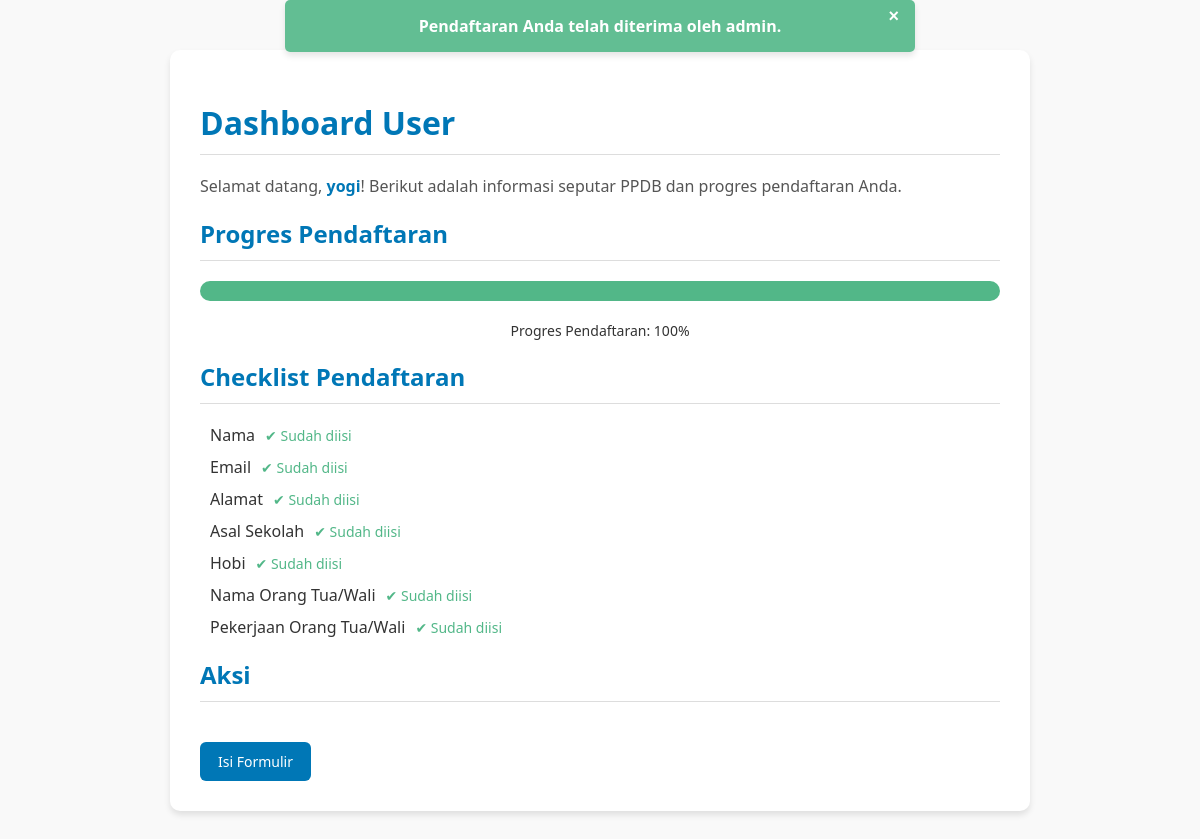
Page /dashboard_user/5 on the earlier database version.
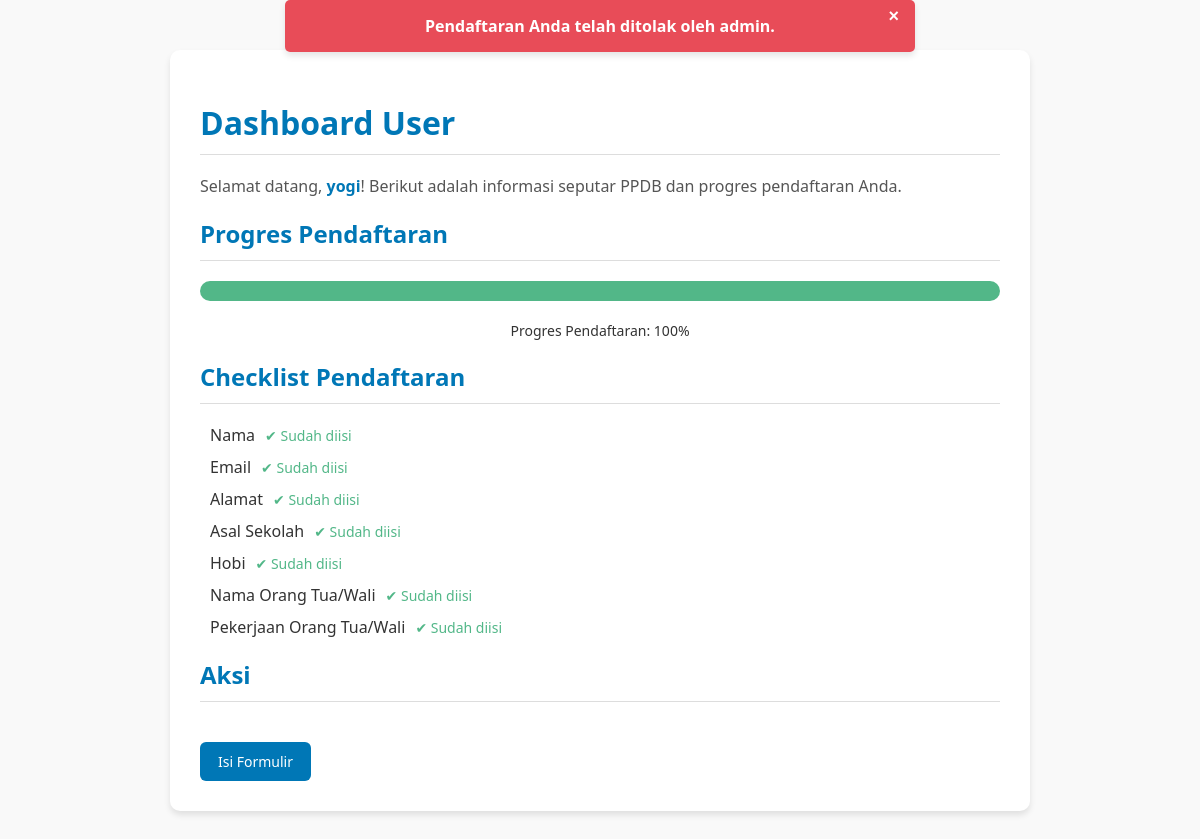
Same page on the later database version.
### models.py (models this page shows)
class Notification(db.Model):
    id = db.Column(db.Integer, primary_key=True)
    user_id = db.Column(db.Integer, db.ForeignKey('user.id'), nullable=False)  # Relasi ke tabel User
    message = db.Column(db.String(255), nullable=False)  # Pesan notifikasi
    is_read = db.Column(db.Boolean, default=False)  # Status apakah notifikasi sudah dibaca
    created_at = db.Column(db.DateTime, default=datetime.utcnow)  # Waktu notifikasi dibuat
    user = db.relationship('User', backref=db.backref('notifications', lazy=True))

class User(db.Model):
    id = db.Column(db.Integer, primary_key=True)
    name = db.Column(db.String(100), nullable=False)
    email = db.Column(db.String(100), unique=True, nullable=False)
    password = db.Column(db.String(100), nullable=False)
    status = db.Column(db.String(20), default='Pending')  # Pending, Approved, Rejected
    school = db.Column(db.String(100), nullable=True)  # Asal sekolah
    address = db.Column(db.String(200), nullable=True)  # Alamat
    birth_date = db.Column(db.Date, nullable=True)  # Tanggal lahir
    phone = db.Column(db.String(15), nullable=True)  # Nomor telepon
    gender = db.Column(db.String(20), nullable=True)  # Jenis kelamin
    hobby = db.Column(db.String(200), nullable=True)  # Hobi
    parent_name = db.Column(db.String(100), nullable=True)  # Nama orang tua/wali
    parent_job = db.Column(db.String(100), nullable=True)  # Pekerjaan orang tua/wali
    created_at = db.Column(db.DateTime, default=datetime.utcnow)  # Waktu pendaftaran

### app.py (the view)
@app.route('/dashboard_user/<int:user_id>', methods=['GET', 'POST'])
def dashboard_user(user_id):
    user = User.query.get(user_id)
    if not user:
        flash('User tidak ditemukan.')
        return redirect(url_for('index'))
    total_fields = 7  # Total field yang harus diisi
    filled_fields = sum([
        bool(user.name),
        bool(user.email),
        bool(user.address),
        bool(user.school),
        bool(user.hobby),
        bool(user.parent_name),
        bool(user.parent_job)
    ])
    progress = int((filled_fields / total_fields) * 100)
    notification = Notification.query.filter_by(user_id=user.id).order_by(Notification.id.desc()).first()
    return render_template('dashboard_user.html', user=user, progress=progress, notification=notification)

### templates/dashboard_user.html (shortened to what this page needs)
<!DOCTYPE html>
<html>
<head>
    <link rel="stylesheet" type="text/css" href="{{ url_for('static', filename='css/user.css') }}">
</head>
<body>
    {% if notification %}
    <div id="notification" class="notification {{ 'success' if 'diterima' in notification.message.lower() else 'error' }}">
        <button class="close-btn" onclick="closeNotification()">×</button>
        {{ notification.message }}
    </div>
    {% endif %}
    <div class="container">
        <h1>Dashboard User</h1>
        <p>Selamat datang, <strong>{{ user.name }}</strong>! Berikut adalah informasi seputar PPDB dan progres pendaftaran Anda.</p>
        <h2>Progres Pendaftaran</h2>
        <div class="progress-container">
            <div class="progress-bar" style="width: {{ progress }}%;"></div>
        </div>
        <div class="progress-label">
            Progres Pendaftaran: {{ progress }}%
        </div>
        <h2>Checklist Pendaftaran</h2>
        <div class="checklist">
            <div class="checklist-item">
                <span>Nama</span>
                <span class="status {{ 'complete' if user.name else 'incomplete' }}">
                    {{ '✔ Sudah diisi' if user.name else '✘ Belum diisi' }}
                </span>
            </div>
            <div class="checklist-item">
                <span>Email</span>
                <span class="status {{ 'complete' if user.email else 'incomplete' }}">
                    {{ '✔ Sudah diisi' if user.email else '✘ Belum diisi' }}
                </span>
            </div>
            <div class="checklist-item">
                <span>Alamat</span>
                <span class="status {{ 'complete' if user.address else 'incomplete' }}">
                    {{ '✔ Sudah diisi' if user.address else '✘ Belum diisi' }}
                </span>
            </div>
            <div class="checklist-item">
                <span>Asal Sekolah</span>
                <span class="status {{ 'complete' if user.school else 'incomplete' }}">
                    {{ '✔ Sudah diisi' if user.school else '✘ Belum diisi' }}
                </span>
            </div>
            <div class="checklist-item">
                <span>Hobi</span>
                <span class="status {{ 'complete' if user.hobby else 'incomplete' }}">
                    {{ '✔ Sudah diisi' if user.hobby else '✘ Belum diisi' }}
                </span>
            </div>
            <div class="checklist-item">
                <span>Nama Orang Tua/Wali</span>
                <span class="status {{ 'complete' if user.parent_name else 'incomplete' }}">
                    {{ '✔ Sudah diisi' if user.parent_name else '✘ Belum diisi' }}
                </span>
            </div>
            <div class="checklist-item">
                <span>Pekerjaan Orang Tua/Wali</span>
                <span class="status {{ 'complete' if user.parent_job else 'incomplete' }}">
                    {{ '✔ Sudah diisi' if user.parent_job else '✘ Belum diisi' }}
                </span>
            </div>
        </div>
        <h2>Aksi</h2>
        <a href="{{ url_for('form', user_id=user.id) }}" class="btn btn-blue">Isi Formulir</a>
    </div>
</body>
</html>

### static/css/user.css (style rules this page uses)
body { margin: 0; font-family: 'Segoe UI', sans-serif; background-color: #f9f9f9; color: #333; }
.container { max-width: 800px; margin: 50px auto; background: #ffffff; padding: 30px; border-radius: 10px; box-shadow: 0 4px 6px rgba(0, 0, 0, 0.1); }
.container h1, .container h2 { color: #0077b6; border-bottom: 1px solid #ddd; padding-bottom: 10px; margin-bottom: 20px; }
.container p, label { color: #555; font-size: 16px; margin: 10px 0; }
.container strong { color: #0077b6; }
.btn { display: inline-block; margin-top: 20px; padding: 10px 18px; border-radius: 6px; font-size: 14px; text-decoration: none; font-weight: 500; transition: background-color 0.3s ease; }
.btn-blue { background-color: #0077b6; color: white; }

Differences in the rows shown:
changed Notification: message "Pendaftaran Anda telah diterima oleh admin." → "Pendaftaran Anda telah ditolak oleh admin."
